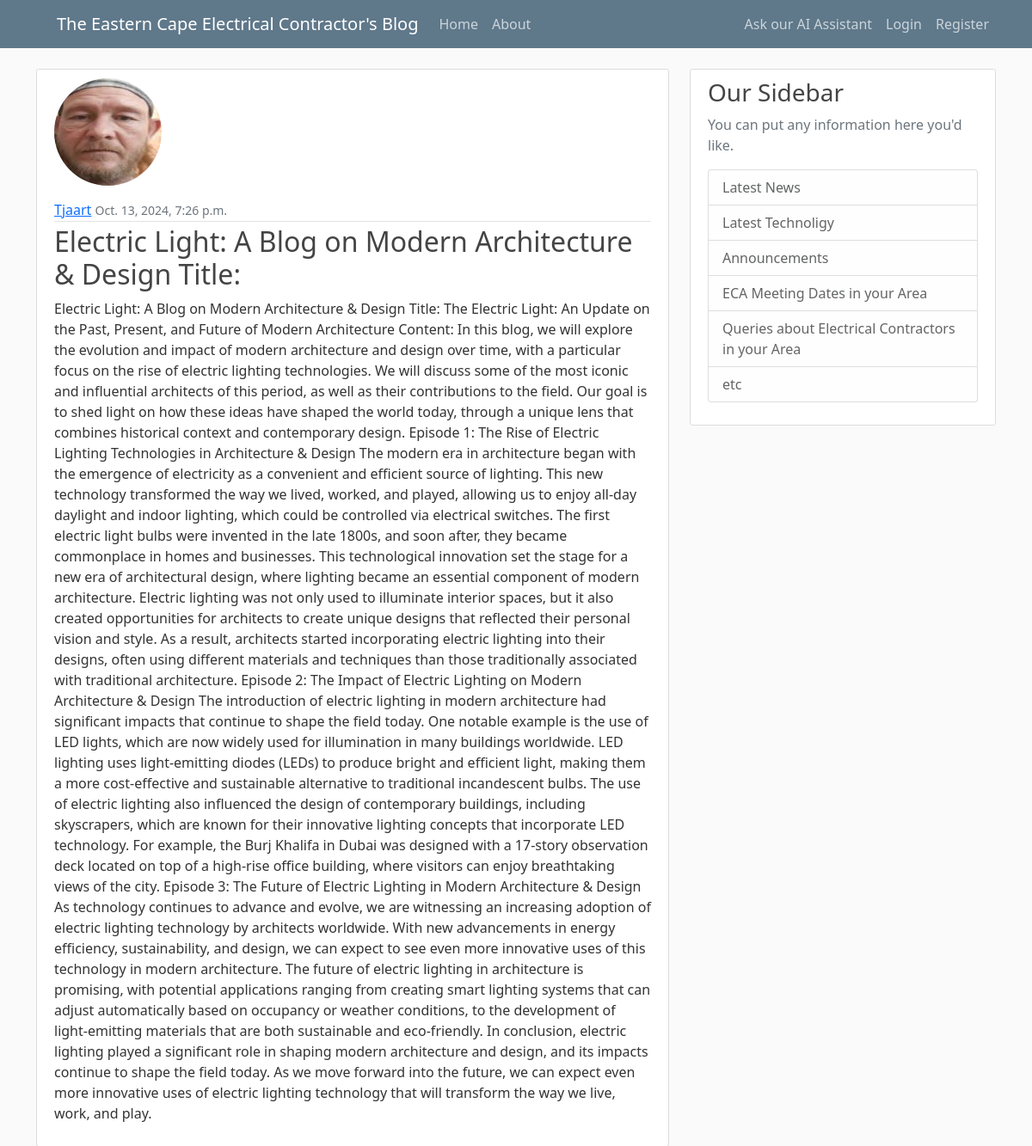
/post/52/, run on the app's committed database.
### CoC_Blog/models.py (models this page shows, shortened)
class Post(models.Model):
    title = models.CharField(max_length=100)
    content = models.TextField()
    date_posted = models.DateTimeField(default=timezone.now)
    author = models.ForeignKey(User, on_delete=models.CASCADE)

### users/models.py (models this page shows, shortened)
class Profile(models.Model):
    user = models.OneToOneField(User, on_delete=models.CASCADE)
    image = models.ImageField(default='default.jpg', upload_to='profile_pics')

### CoC_Blog/views.py (the view)
# urls.py: path('post/<int:pk>/', PostDetailView.as_view(), name='post-detail'),
class PostDetailView(DetailView):
    model = Post

### CoC_Blog/templates/CoC_Blog/post_detail.html (shortened to what this page needs)
{% extends "CoC_Blog/base.html" %}
{% block content %}
    <article class="media content-section">
     <img class="rounded-circle account-img" src="{{ object.author.profile.image.url }}">
      <div class="media-body">
        <div class="article-metadata">
          <a class="mr-2" href="{% url 'user-posts' object.author.username %}">{{ object.author }}</a>
          <small class="text-muted">{{ object.date_posted }}</small>
        </div>
        <h2 class="article-title">{{ object.title }}</h2>
        <p class="article-content">{{ object.content }}</p>
      </div>
    </article>
{% endblock content %}

### static/CoC_Blog/main.css (style rules this page uses)
body { background: #fafafa; color: #333333; margin-top: 5rem; }
h1, h2, h3, h4, h5, h6 { color: #444444; }
.content-section { background: #ffffff; padding: 10px 20px; border: 1px solid #dddddd; border-radius: 3px; margin-bottom: 20px; }
.article-title { color: #444444; }
.article-content { white-space: pre-line; }
.article-metadata { padding-bottom: 1px; margin-bottom: 4px; border-bottom: 1px solid #e3e3e3 }
.account-img { height: 125px; width: 125px; margin-right: 20px; margin-bottom: 16px; }

### data on the page
Post: author.profile.image (picture), author "Tjaart", date_posted "Oct. 13, 2024, 7:26 p.m.", title "Electric Light: A Blog on Modern Architecture & Design Title:", content "Electric Light: A Blog on Modern Architecture & Design Title: The Electric Light: An Update on the Past, Present, and Future of Modern Architecture Content: In this blog, we will explore the evolution and impact of modern architecture and design over time, with a particular focus on the rise of electric lighting technologies. We will discuss some of the most iconic and influential architects of this period, as well as their contributions to the field. Our goal is to shed light on how these ideas have shaped the world today, through a unique lens that combines historical context and contemporary design. Episode 1: The Rise of Electric Lighting Technologies in Architecture & Design The modern…"
